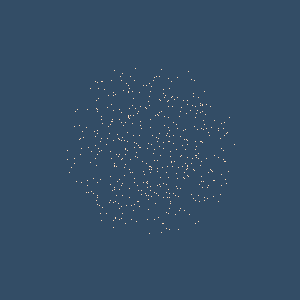

This chart was generated by the following Python code:
#!/usr/bin/env python

# Render a cloud of random points using vtkPointSource with a tomato back-face.

# Factory overrides: importing these modules registers the OpenGL rendering
# and interaction style implementations for vtkRenderingCore factory classes.
import vtkmodules.vtkInteractionStyle  # noqa: F401
import vtkmodules.vtkRenderingOpenGL2  # noqa: F401
# VTK pipeline classes used in this example
from vtkmodules.vtkFiltersSources import vtkPointSource
from vtkmodules.vtkRenderingCore import (
    vtkActor,
    vtkPolyDataMapper,
    vtkProperty,
    vtkRenderWindow,
    vtkRenderWindowInteractor,
    vtkRenderer,
)

# Colors (normalized RGB)
peach_puff_rgb = (1.0, 0.855, 0.725)
tomato_rgb = (1.0, 0.388, 0.278)
background_rgb = (0.200, 0.302, 0.400)

# Source: generate random point cloud data
source = vtkPointSource()
source.SetNumberOfPoints(500)

# Mapper: map point data to graphics primitives
mapper = vtkPolyDataMapper()
mapper.SetInputConnection(source.GetOutputPort())

# Actor: assign the mapped geometry with a tomato back-face
back_property = vtkProperty()
back_property.SetColor(tomato_rgb)
actor = vtkActor()
actor.SetMapper(mapper)
actor.GetProperty().SetColor(peach_puff_rgb)
actor.SetBackfaceProperty(back_property)

# Renderer: assemble the scene and configure the camera
renderer = vtkRenderer()
renderer.AddActor(actor)
renderer.SetBackground(background_rgb)

# Window: display the rendered scene
render_window = vtkRenderWindow()
render_window.AddRenderer(renderer)
render_window.SetWindowName("source object point source")
render_window.SetMultiSamples(0)
render_window.SetSize(300, 300)

# Interactor: handle mouse and keyboard events
render_window_interactor = vtkRenderWindowInteractor()
render_window_interactor.SetRenderWindow(render_window)

# Scene: configure the camera
renderer.ResetCamera()

render_window_interactor.Initialize()
render_window_interactor.Start()
